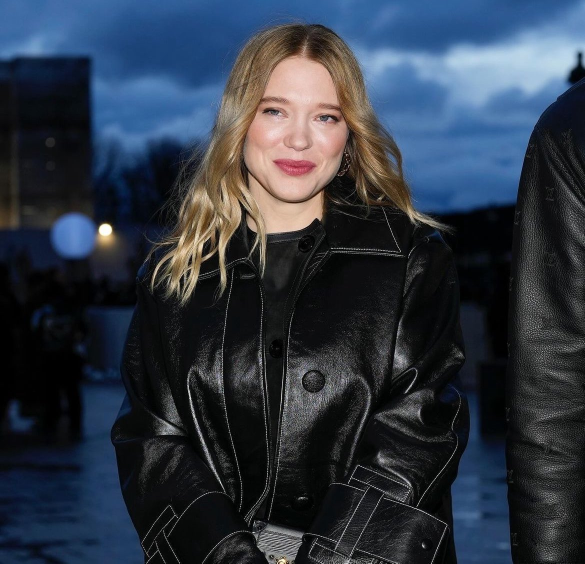
#> input picture polaroid_vertical/lea seydoux f.jpg, 1170 x 1127 px (shown at 1/2 size)
$ python to_polaroid_vertical.py
#> lines starting #> are read from the running program, lines starting #| are printed output that depends on the picture
### polaroid_vertical/pixel_dimensions.py
from PIL import Image

def get_image_dimensions(file_path):
#> called with file_path = 'lea seydoux f.jpg'
    try:
        image = Image.open(file_path)
#> image is the input picture: PIL image 1170x1127 RGB; mean R, G, B 46.3, 54.8, 67.3

        width, height = image.size
#> width = 1170; height = 1127
        return width, height
    except Exception as e:
        print(f"Hata: {e}")
        return None, None

### polaroid_vertical/to_polaroid_vertical.py
from PIL import Image, ImageOps
from datetime import datetime
import os

from pixel_dimensions import *

def apply_polaroid_effect(input_path, output_folder, polaroid_size, frame_sizes=(150, 75, 150, 200)):
    # right, top, left, bottom frame sizes

    image = Image.open(input_path)
    grayscale_image = image.convert("L")
    polaroid_image = ImageOps.expand(grayscale_image, border=frame_sizes, fill='white')
    polaroid_image = polaroid_image.resize(polaroid_size)
    timestamp = datetime.now().strftime("%H%M%S")

    output_filename = os.path.join(output_folder, f"output_polaroid_{timestamp}.jpg")
    polaroid_image.save(output_filename)
    print(f"Polaroid image saved to: {output_filename}")
    return polaroid_image  # apply_polaroid_effect fonksiyonu artık polaroid resmini döndürüyor.

def adding_last_frame(polaroid_image, output_folder, frame_sizes=(3, 3, 3, 3)):
    # right, top, left, bottom frame sizes
    polaroid_with_frame = ImageOps.expand(polaroid_image, border=frame_sizes, fill='black')
    timestamp = datetime.now().strftime("%H%M%S")
    output_filename = os.path.join(output_folder, f"output_polaroid_{timestamp}.jpg")
    polaroid_with_frame.save(output_filename)
    print(f"Last framed polaroid image saved to: {output_filename}")

if __name__ == "__main__":
    input_image = "lea seydoux f.jpg"
    output_folder = "output_folder"
    if not os.path.exists(output_folder):
        os.makedirs(output_folder)

    width, height = get_image_dimensions(input_image)
#> width = 1170; height = 1127
    image_dimensions = (width, height)
#> image_dimensions = (1170, 1127)
    polaroid_image = apply_polaroid_effect(input_image, output_folder, image_dimensions)
#> in apply_polaroid_effect, `grayscale_image = image.convert("L")`:
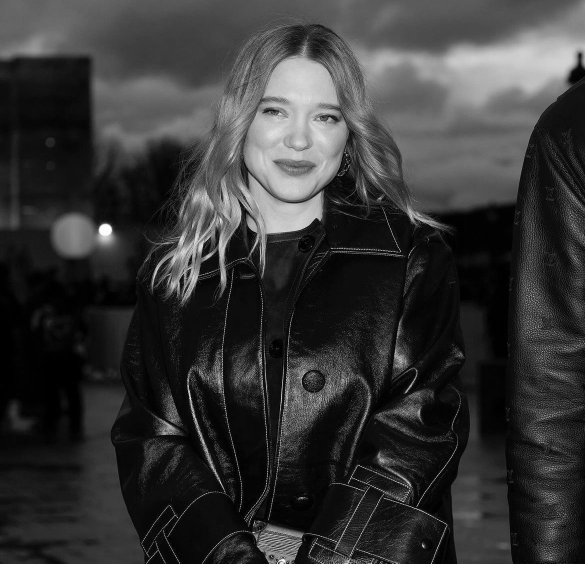
#> grayscale_image: PIL image 1170x1127 L (shown at 1/2 size); min 0, max 255, mean 53.6
#> in apply_polaroid_effect, `polaroid_image = ImageOps.expand(grayscale_image, border=frame_sizes, ..`:
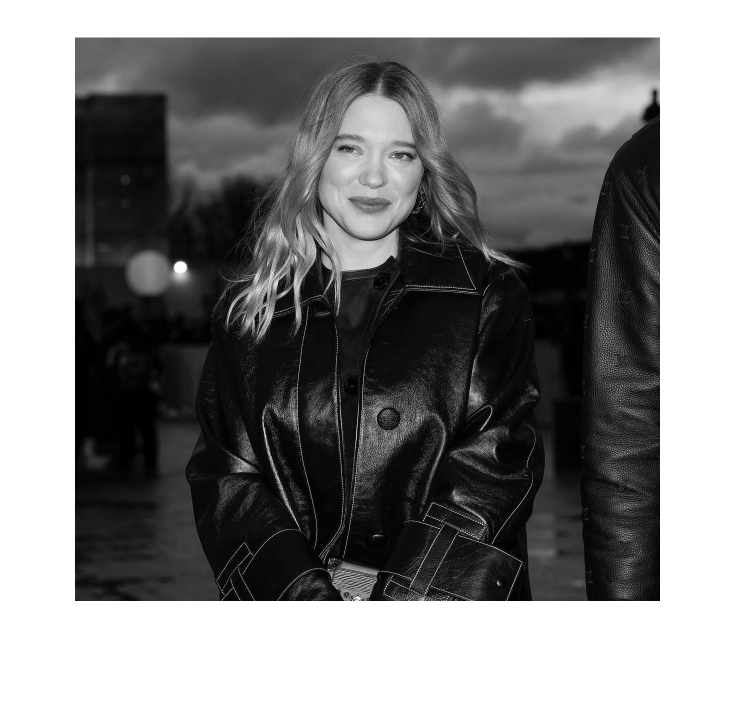
#> polaroid_image: PIL image 1470x1402 L (shown at 1/2 size); min 0, max 255, mean 126.2
    adding_last_frame(polaroid_image, output_folder)
#> in adding_last_frame, `polaroid_with_frame = ImageOps.expand(polaroid_image, border=frame_siz..`:
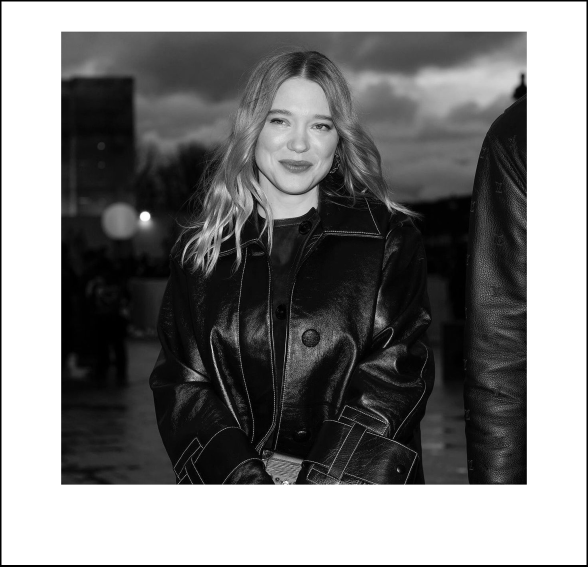
#> polaroid_with_frame: PIL image 1176x1133 L (shown at 1/2 size); min 0, max 255, mean 124.8
